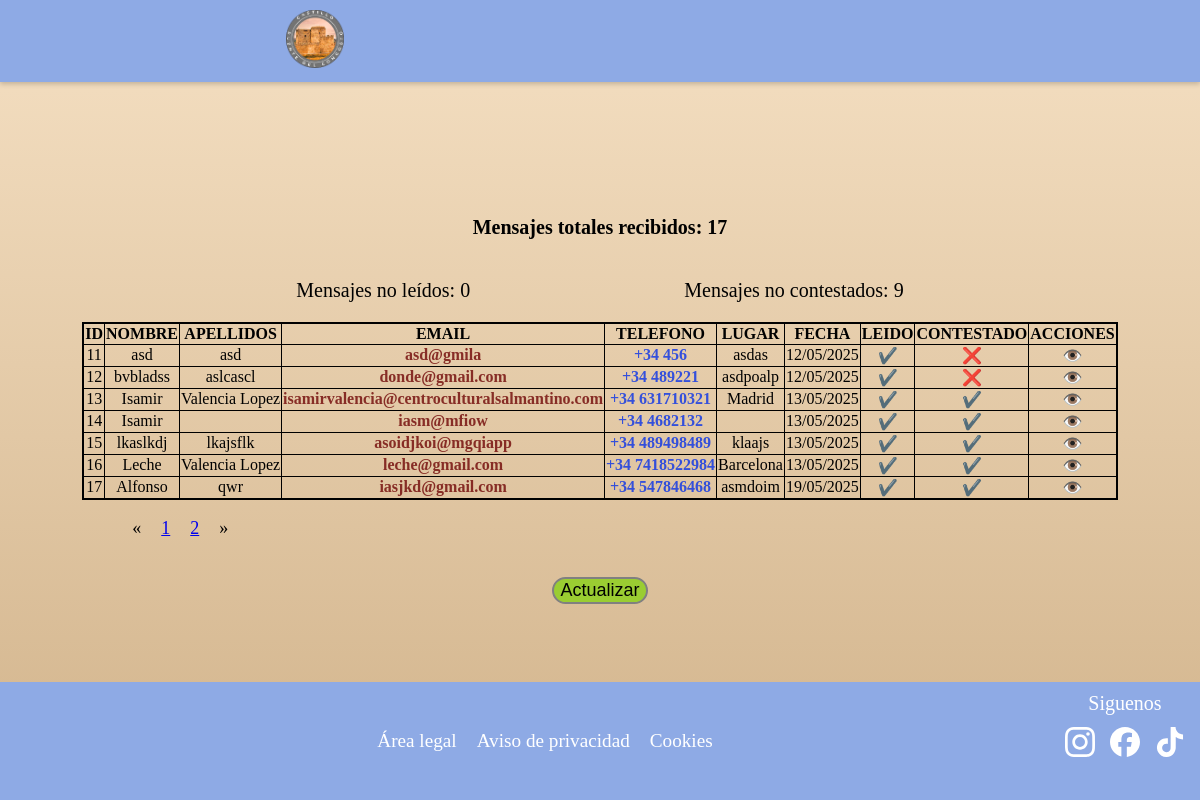
Page /chat/ (signed in) on the committed database.
### appcastillocongosto/models.py (models this page shows, shortened)
class Contacto(models.Model):
    id = models.AutoField(primary_key=True)
    nombre = models.CharField("Nombre", max_length=25)
    apellidos = models.CharField("Apellidos", max_length=100, null=True, blank=True)
    email = models.CharField("Email", max_length=100, null=True, blank=True)
    telefono = models.CharField("Telefono", max_length=9, null=True, blank=True)
    lugar = models.CharField("Lugar", max_length=100, null=True, blank=True)
    fecha = models.DateTimeField("Fecha y Hora", default=timezone.now)
    mensaje = models.TextField("Mensaje")
    leido = models.BooleanField("Leido", default=False)
    contestado = models.BooleanField("Contestado", default=False)
    class Meta:
        verbose_name = "Contacto"
        verbose_name_plural = "Contactos"
        ordering = ['nombre']

### appcastillocongosto/views.py (the view)
# urls.py: path('chat/', views.chat, name='chat'),
def chat(request):
    lista_contactos = Contacto.objects.all().order_by('leido')
    numcontactos = Contacto.objects.count()
    numleidos = Contacto.objects.filter(leido=False).count()
    numcontestados = Contacto.objects.filter(contestado=False).count()
    page = request.GET.get('page')
    paginator = Paginator(lista_contactos, 10)
    if page == None:
        print(" page recibe fuera de get o post NONE ="+ str(page))
        page = paginator.num_pages
        request.session["pagina"] = page
    else:
        print(" page recibe este del nonede geo o post="+ str(page))
        request.session["pagina"] = page
    if request.method == 'GET':
        pagina = request.session["pagina"]
        print(" page recibe en GET=" + str(pagina))
    if request.method == 'POST':
        pagina = request.session["pagina"]
        print(" page recibe en POST= " +str(pagina))
    if "pagina" in request.session:
        page = request.session["pagina"]
        print(" page recibe de sesion=" +str(page))
    try:
        lista_contactos = paginator.get_page(page)
    except PageNotAnInteger:
        lista_contactos = paginator.page(1)
    except EmptyPage:
        lista_contactos = paginator.page(paginator.num_pages)
    if request.method == 'POST':
        return redirect('chat')
    context = {'lista_contactos': lista_contactos, 'numleidos': numleidos, 'numcontestados': numcontestados, 'numcontactos': numcontactos}
    return render(request, 'chat.html', context=context)

### templates/chat.html (shortened to what this page needs)
{% extends "base2.html" %}
{% load static %}
{% block head %}
<link rel="stylesheet" href="{% static 'css/chat.css' %}">
{% endblock %}
{% block content %}
<br><br><br><br>
<div class="chat">
    <div class="num-mensajes">
        <div class="num-mensajes1">
            <p class="num-mensajes-text">Mensajes totales recibidos: {{ numcontactos }}</p>
        </div>
        <div class="num-mensajes2">
            <p class="num-mensajes-text">Mensajes no leídos: {{ numleidos }}</p>
            <p class="num-mensajes-text">Mensajes no contestados: {{ numcontestados }}</p>
        </div>
    </div>
    <div class="tabla-responsive">
        <div class="tabla">
            <table>
                <thead>
                    <th class="th-chat">ID</th>
                    <th class="th-chat">NOMBRE</th>
                    <th class="th-chat">APELLIDOS</th>
                    <th class="th-chat">EMAIL</th>
                    <th class="th-chat">TELEFONO</th>
                    <th class="th-chat">LUGAR</th>
                    <th class="th-chat">FECHA</th>
                    <th class="th-chat">LEIDO</th>
                    <th class="th-chat">CONTESTADO</th>
                    <th class="th-chat">ACCIONES</th>
                </thead>
                <tbody>
                    {% for i in lista_contactos %}
                        <tr>
                            <td> {{ i.id }}</td>
                            <td> {{ i.nombre }}</td>
                            <td> {{ i.apellidos }}</td>
                            <td><a href="https://mail.google.com/mail/?view=cm&to={{ i.email }}" target="_blank" class="email">{{ i.email }}</a></td>
                            <td> <a href="{% url 'ver_contacto' id=i.id %}" target="_blank" class="telefono">+34 {{ i.telefono }}</a></td>
                            <td> {{ i.lugar }}</td>
                            <td> {{ i.fecha|date:"d/m/Y" }}</td>
                            <td> {% if i.leido %}✔️{% else %}❌{% endif %}</td>
                            <td> {% if i.contestado %}✔️{% else %}❌{% endif %}</td>
                            <td> <a class="boton-accion" href="{% url 'ver_mensaje' id=i.id %}">👁️</a></td>
                        </tr>
                    {% endfor %}
                </tbody>
            </table>
        </div>
    </div>
    {% if lista_contactos.has_other_pages %}
        <font size="4">
            <ul class="pagination">
                {% if lista_habilidades.has_previous %}
                    <li><a href="?page={{ lista_contactos.previous_page_numbre }}">&laquo;</a></li>
                {% else %}
                    <li class="disabled"><span>&laquo;</span></li>
                {% endif %}
                {% for i in lista_contactos.paginator.page_range %}
                    {% if reservas.number == i %}
                        <li class="active"><span>{{ i }}<span class="sr-only">(current)</span></span></li>
                    {% else %}
                        <li><a href="?page={{ i }}">{{ i }}</a></li>
                    {% endif %}
                {% endfor %}
                {% if lista_contactos.has_next %}
                    <li><a href="?page={{ lista_contactos.next_page_number }}">&raquo;</a></li>
                {% else %}
                    <li class="disabled"><span>&raquo;</span></li>
                {% endif %}
            </ul>
        </font>
    {% endif %}
    <div class="btn-actualizar">
        <form method="post">
            <input type="submit" value="Actualizar" class="btn-actualizar-text">
        </form>
    </div>
</div>
{% endblock content %}

### static/css/chat.css (style rules this page uses)
body { background: linear-gradient(180deg, #F5E0C3 0%, #D2B48C 100%); height: 100vh; margin: 0; padding: 0; display: flex; justify-content: center; align-items: center; }
.tabla-responsive { width: 100%; height: 100%; overflow-x: auto; overflow-y: auto; }
.tabla table { border: 2px solid black; min-width: 860px; width: 100%; border-collapse: collapse; }
.boton-accion { text-decoration: none; }
.num-mensajes { display: flex; flex-direction: column; align-items: center; justify-content: space-evenly; }
.num-mensajes1 { font-weight: bolder; }
.num-mensajes2 { display: flex; justify-content: space-evenly; width: 100%; }
.num-mensajes-text { font-size: 20px; }
.email { text-decoration: none; color: rgba(112, 6, 6, 0.802); font-weight: bold; }
.telefono { text-decoration: none; color: rgba(8, 49, 233, 0.801); font-weight: bold; }
.btn-actualizar { padding-top: 2%; display: flex; justify-content: center; }
.btn-actualizar-text { background: yellowgreen; border-radius: 20px; border: 2px solid grey; font-size: 18px; cursor: pointer; }
table { margin: 0; border: 1px solid black; border-collapse: collapse; }
th, td { border: 0.5px solid black; padding: 1px; text-align: center; white-space: nowrap; }

### static/css/footer.css (style rules this page uses)
ul { list-style: none; display: flex; }
li { padding-inline: 10px; }

### templates/base2.html (style rules this page uses)
html { overflow-y: scroll; }

### rows in the picture
Contacto: id "11", nombre "asd", apellidos "asd", email "asd@gmila", telefono "456", lugar "asdas", fecha "12/05/2025"
Contacto: id "12", nombre "bvbladss", apellidos "aslcascl", email "donde@gmail.com", telefono "489221", lugar "asdpoalp", fecha "12/05/2025"
Contacto: id "13", nombre "Isamir", apellidos "Valencia Lopez", email "isamirvalencia@centroculturalsalmantino.com", telefono "631710321", lugar "Madrid", fecha "13/05/2025"
Contacto: id "14", nombre "Isamir", email "iasm@mfiow", telefono "4682132", fecha "13/05/2025"
Contacto: id "15", nombre "lkaslkdj", apellidos "lkajsflk", email "asoidjkoi@mgqiapp", telefono "489498489", lugar "klaajs", fecha "13/05/2025"
Contacto: id "16", nombre "Leche", apellidos "Valencia Lopez", email "leche@gmail.com", telefono "7418522984", lugar "Barcelona", fecha "13/05/2025"
Contacto: id "17", nombre "Alfonso", apellidos "qwr", email "iasjkd@gmail.com", telefono "547846468", lugar "asmdoim", fecha "19/05/2025"

### other values in the picture
{{ numcontactos }} "17"
{{ numleidos }} "0"
{{ numcontestados }} "9"
{{ i }} "1" "2"
